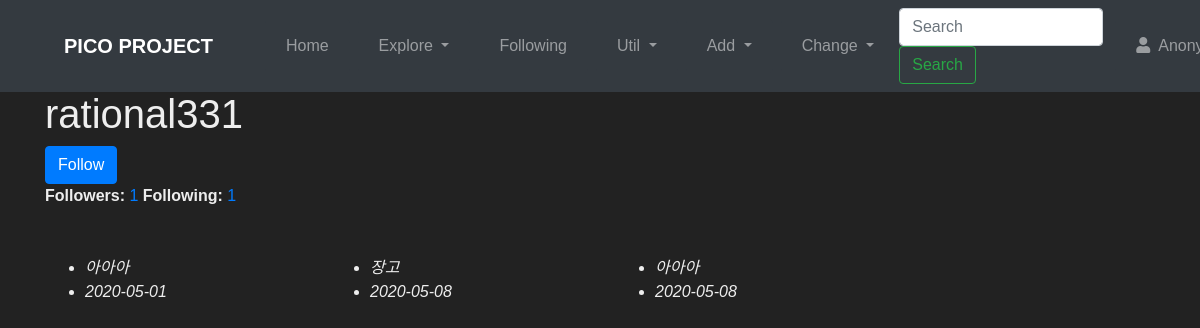
Page /rational331/ on the committed database.
### core/models.py (models this page shows, shortened)
class Profile(models.Model):
    user = models.OneToOneField(User, on_delete=models.CASCADE)
    followers = models.ManyToManyField(User, related_name='user_followers')
    following = models.ManyToManyField(User, related_name='user_following')
    PICOIN = models.PositiveIntegerField(default=0, verbose_name='PICOIN')

### photo/models.py (models this page shows, shortened)
class Photo(models.Model):
    title = models.CharField('TITLE', max_length=30)
    description = models.TextField('Photo Description', blank=True)
    tags = TaggableManager(blank=True)
    PICOIN = models.PositiveIntegerField(default=0, verbose_name='PICOIN')
    image = models.ImageField('IMAGE', upload_to='SorlPhoto/%Y')
    upload_dt = models.DateTimeField('Upload Date', auto_now_add=True)
    owner = models.ForeignKey(User, on_delete=models.CASCADE, verbose_name='OWNER', blank=True, null=True)
    def get_absolute_url(self):
        return reverse('photo:photo_detail', args=(self.id,))

### core/views.py (the view)
# urls.py: path('<str:username>/', ProfileView.as_view(), name='profile'),
class ProfileView(TemplateView):
    template_name = 'profile.html'
    def get(self, request, username):
        user = None
        try:
            user = User.objects.get(username=username)
        except:
            raise Http404()
        profile = user.profile
        photos = Photo.objects.filter(owner=user)
        return render(request, 'profile.html', {'profile':profile, 'photos':photos})

### templates/profile.html (shortened to what this page needs)
{% extends "base.html" %}
{% load sorl_thumbnail %}
{% load widget_tweaks %}
{% block content %}
<h1>{{ profile.user.username }}</h1>
<div>
    {% ifnotequal request.user profile.user %}
        {% if request.user in profile.followers.all %}
        <a href="{% url 'follow' profile.user.username %}" class="btn btn-danger">UnFollow</a>
        {% else %}
        <a href="{% url 'follow' profile.user.username %}" class="btn btn-primary">Follow</a>
        {% endif %}
    {% endifnotequal %}
</div>
<div>
    <strong> Followers: </strong> <a href="{% url 'followers' profile.user.username %}">{{ profile.followers.count }}</a>
    <strong> Following: </strong> <a href="{% url 'following' profile.user.username %}">{{ profile.following.count }}</a>
</div>
<br>
<div>
    <div class="row">
        {% for photo in photos %}
        <div class="col-md-3 mb-5">
            <div class="tumbnail">
            </div>
            <ul>
                <li class="font-italic">{{ photo.title }}</li>
                <li class="font-italic">{{ photo.upload_dt|date:"Y-m-d" }}</li>
            </ul>
        </div>
        {% endfor %}
    </div>
</div>
{% endblock %}

### rows in the picture
Profile: user.username "rational331", followers.count "1", following.count "1"
Photo: title "아아아", upload_dt "2020-05-01"
Photo: title "장고", upload_dt "2020-05-08"
Photo: title "아아아", upload_dt "2020-05-08"
